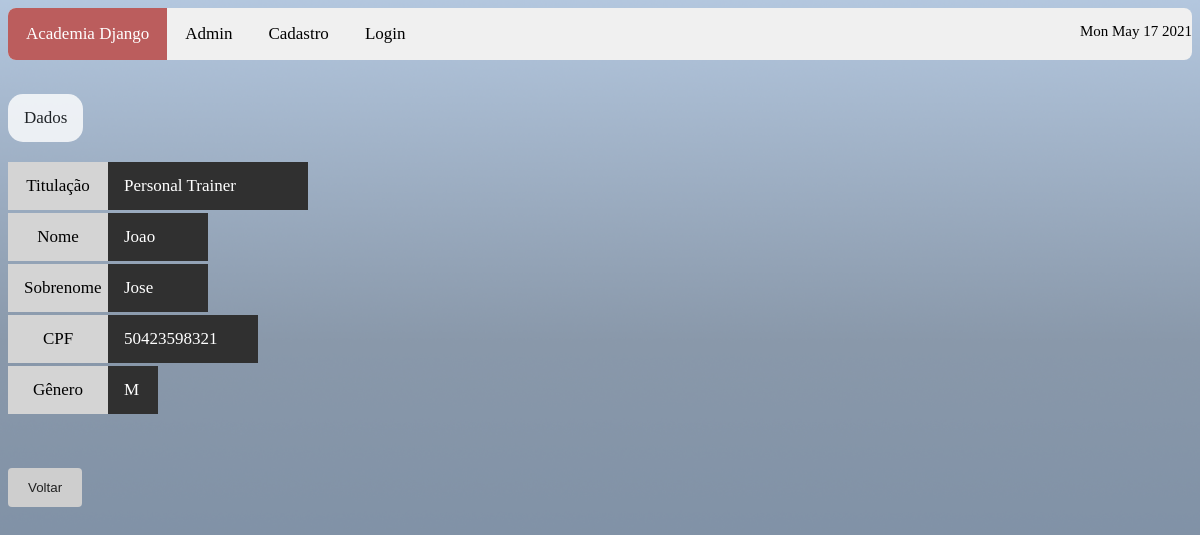
The app's page /sistema/visualizar_instrutor/1 with its own data.
### sistema/models.py (models this page shows)
class Instrutor(models.Model):
    titulacao = models.CharField(
        max_length = 100,
        null = False,
        blank = False
    )
    nome = models.CharField(
        max_length = 200,
        null = False,
        blank = False
    )
    sobrenome = models.CharField(
        max_length = 200,
        null = False,
        blank = False
    )
    telefone = models.CharField(
        max_length = 14,
        null = False,
        blank = False
    )
    cpf = models.CharField(
        max_length = 14,
        null = False,
        blank = False
    )
    genero_choices = (
        ("F", "Feminino"),
        ("M", "Masculino"),
        ("O", "Outro")
    )
    genero = models.CharField(
        max_length = 1,
        choices = genero_choices,
        null = True,
        blank = True
    )
    objects = models.Manager()

### sistema/views.py (the view)
# urls.py: path('visualizar_instrutor/<int:user_id>', views.visualizar_instrutor, name='visualizar_instrutor'),
def visualizar_instrutor(request, user_id):
    if request.method == 'GET':
        instrutor = Instrutor.objects.filter(id=user_id)
        contexto = {
            'instrutor': instrutor
        }
    return render(request, 'visualizar_instrutor.html', contexto)

### sistema/templates/visualizar_instrutor.html (shortened to what this page needs)
{% load static %}
 <!DOCTYPE html>
<html>
<head>
    <link rel="stylesheet" href=" {% static 'css/style.css' %} "/>
</head>
<body>
<div class="topnav">
    <a class="active" href="http://{{request.get_host}}/sistema/inicio">Academia Django</a>
    <a href="http://{{request.get_host}}/admin" target="_blank">Admin</a>
    <a href="http://{{request.get_host}}/sistema/cadastrar_usuario">Cadastro</a>
    <a href="http://{{request.get_host}}/sistema/logar_usuario">Login</a>
<div class="c">
    <p id="demo"></p>
</div>
</div>
<br/><br/>
    <a class="asessao"> Dados </a>
<br/><br/><br/><br/>
{% for instrutor in instrutor %}
<a class="nome1"> Titulação </a>
<a class="titulacao"> {{instrutor.titulacao}}  </a>
<br/><br/><br/>
<a class="nome1"> Nome </a>
<a class="nome2"> {{instrutor.nome}}  </a>
<br/><br/><br/>
<a class="nome1"> Sobrenome </a>
<a class="sobrenome"> {{instrutor.sobrenome}}  </a>
<br/><br/><br/>
<a class="nome1"> CPF </a>
<a class="cpf"> {{instrutor.cpf}}  </a>
<br/><br/><br/>
<a class="nome1"> Gênero </a>
<a class="genero"> {{instrutor.genero}}  </a>
<br/><br/><br/>
{% endfor %}
<br/><br/><br/>
    <form action="http://{{request.get_host}}/sistema/inicio">
    <input type="submit" value="Voltar">
    </form>
</body>
</html>

### sistema/static/css/style.css (style rules this page uses)
body { background: #a9bbd2 url("/static/images/Commonality.png") no-repeat; background-size: cover; font-family: Helvetica Bold; font-size: 15px; }
.c { text-align: right; }
.topnav { overflow: hidden; background-color: #f0f0f0; border-radius: 8px; top: 0; }
.topnav a { float: left; color: #000; text-align: center; padding: 16px 18px; text-decoration: none; font-size: 17px; }
.topnav a.active { background-color: #bb5d5d; color: white; }
input[type=submit] { background-color: #cecece; color: black; padding: 12px 20px; border: none; border-radius: 4px; cursor: pointer; float: left; }
.asessao { background-color: #fff; border-radius: 15px; padding: 14px 16px; text-align: center; float: left; font-size: 17px; opacity: 0.8; }
* { box-sizing: border-box; }
input[type=submit] { background-color: #cecece; color: #202020; padding: 12px 20px; border: none; border-radius: 4px; cursor: pointer; float: left; }
.nome1 { background-color: #d4d4d4;color: #000; width: 100px; padding: 14px 16px; text-align: center; float: left; font-size: 17px; }
.nome2 { background-color: #303030;color: #fff; width: 100px; max-width: 1000px; padding: 14px 16px; text-align: left; float: left; font-size: 17px; }
.sobrenome { background-color: #303030;color: #fff; width: 100px; max-width: 1000px; padding: 14px 16px; text-align: left; float: left; font-size: 17px; }
.cpf { background-color: #303030;color: #fff; width: 150px; padding: 14px 16px; text-align: left; float: left; font-size: 17px; }
.genero { background-color: #303030;color: #fff; width: 50px; padding: 14px 16px; text-align: left; float: left; font-size: 17px; }
.titulacao { background-color: #303030;color: #fff; width: 200px; max-width: 800px; padding: 14px 16px; text-align: left; float: left; font-size: 17px; }

### records on screen
Instrutor: titulacao "Personal Trainer", nome "Joao", sobrenome "Jose", cpf "50423598321", genero "M"
